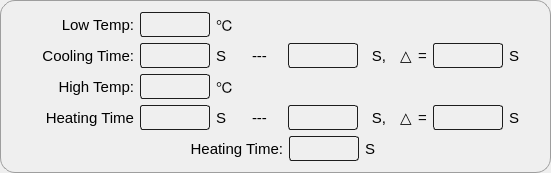
           <widget class="QGroupBox" name="groupBox_5">
            <property name="font">
             <font>
              <pointsize>11</pointsize>
             </font>
            </property>
            <property name="styleSheet">
             <string notr="true">QGroupBox{
	border:1px solid rgb(158, 158, 158);
	border-radius:15px;
}
QLineEdit{
	border:1px solid rgb(29, 29, 29);
	border-radius:3px;
	background-color: rgba(255, 255, 255, 0);
}</string>
            </property>
            <property name="title">
             <string/>
            </property>
            <layout class="QVBoxLayout" name="verticalLayout_9">
             <item>
              <layout class="QHBoxLayout" name="horizontalLayout_15">
               <item>
                <widget class="QLabel" name="label_31">
                 <property name="sizePolicy">
                  <sizepolicy hsizetype="Fixed" vsizetype="Preferred">
                   <horstretch>0</horstretch>
                   <verstretch>0</verstretch>
                  </sizepolicy>
                 </property>
                 <property name="minimumSize">
                  <size>
                   <width>122</width>
                   <height>0</height>
                  </size>
                 </property>
                 <property name="font">
                  <font>
                   <pointsize>11</pointsize>
                  </font>
                 </property>
                 <property name="text">
                  <string>Low Temp:</string>
                 </property>
                 <property name="alignment">
                  <set>Qt::AlignRight|Qt::AlignTrailing|Qt::AlignVCenter</set>
                 </property>
                </widget>
               </item>
               <item>
                <widget class="QLineEdit" name="lineEdit_alter_low_temp">
                 <property name="sizePolicy">
                  <sizepolicy hsizetype="Fixed" vsizetype="Fixed">
                   <horstretch>0</horstretch>
                   <verstretch>0</verstretch>
                  </sizepolicy>
                 </property>
                 <property name="minimumSize">
                  <size>
                   <width>0</width>
                   <height>25</height>
                  </size>
                 </property>
                 <property name="maximumSize">
                  <size>
                   <width>70</width>
                   <height>16777215</height>
                  </size>
                 </property>
                 <property name="font">
                  <font>
                   <pointsize>11</pointsize>
                  </font>
                 </property>
                </widget>
               </item>
               <item>
                <widget class="QLabel" name="label_43">
                 <property name="sizePolicy">
                  <sizepolicy hsizetype="Fixed" vsizetype="Preferred">
                   <horstretch>0</horstretch>
                   <verstretch>0</verstretch>
                  </sizepolicy>
                 </property>
                 <property name="minimumSize">
                  <size>
                   <width>30</width>
                   <height>0</height>
                  </size>
                 </property>
                 <property name="font">
                  <font>
                   <pointsize>11</pointsize>
                  </font>
                 </property>
                 <property name="text">
                  <string>℃</string>
                 </property>
                </widget>
               </item>
               <item>
                <spacer name="horizontalSpacer_5">
                 <property name="font">
                  <font>
                   <pointsize>11</pointsize>
                  </font>
                 </property>
                 <property name="orientation">
                  <enum>Qt::Horizontal</enum>
                 </property>
                 <property name="sizeHint" stdset="0">
                  <size>
                   <width>40</width>
                   <height>20</height>
                  </size>
                 </property>
                </spacer>
               </item>
              </layout>
             </item>
             <item>
              <layout class="QHBoxLayout" name="horizontalLayout_16">
               <item>
                <widget class="QLabel" name="label_50">
                 <property name="sizePolicy">
                  <sizepolicy hsizetype="Fixed" vsizetype="Preferred">
                   <horstretch>0</horstretch>
                   <verstretch>0</verstretch>
                  </sizepolicy>
                 </property>
                 <property name="minimumSize">
                  <size>
                   <width>122</width>
                   <height>0</height>
                  </size>
                 </property>
                 <property name="font">
                  <font>
                   <pointsize>11</pointsize>
                  </font>
                 </property>
                 <property name="text">
                  <string>Cooling Time:</string>
                 </property>
                 <property name="alignment">
                  <set>Qt::AlignRight|Qt::AlignTrailing|Qt::AlignVCenter</set>
                 </property>
                </widget>
               </item>
               <item>
                <widget class="QLineEdit" name="lineEdit_alter_left">
                 <property name="sizePolicy">
                  <sizepolicy hsizetype="Fixed" vsizetype="Fixed">
                   <horstretch>0</horstretch>
                   <verstretch>0</verstretch>
                  </sizepolicy>
                 </property>
                 <property name="minimumSize">
                  <size>
                   <width>0</width>
                   <height>25</height>
                  </size>
                 </property>
                 <property name="maximumSize">
                  <size>
                   <width>70</width>
                   <height>16777215</height>
                  </size>
                 </property>
                 <property name="font">
                  <font>
                   <pointsize>11</pointsize>
                  </font>
                 </property>
                </widget>
               </item>
               <item>
                <widget class="QLabel" name="label_51">
                 <property name="sizePolicy">
                  <sizepolicy hsizetype="Fixed" vsizetype="Preferred">
                   <horstretch>0</horstretch>
                   <verstretch>0</verstretch>
                  </sizepolicy>
                 </property>
                 <property name="minimumSize">
                  <size>
                   <width>30</width>
                   <height>0</height>
                  </size>
                 </property>
                 <property name="font">
                  <font>
                   <pointsize>11</pointsize>
                  </font>
                 </property>
                 <property name="text">
                  <string>S</string>
                 </property>
                </widget>
               </item>
               <item>
                <widget class="QLabel" name="label_44">
                 <property name="sizePolicy">
                  <sizepolicy hsizetype="Fixed" vsizetype="Preferred">
                   <horstretch>0</horstretch>
                   <verstretch>0</verstretch>
                  </sizepolicy>
                 </property>
                 <property name="minimumSize">
                  <size>
                   <width>30</width>
                   <height>0</height>
                  </size>
                 </property>
                 <property name="font">
                  <font>
                   <pointsize>11</pointsize>
                  </font>
                 </property>
                 <property name="text">
                  <string>---</string>
                 </property>
                </widget>
               </item>
               <item>
                <widget class="QLineEdit" name="lineEdit_alter_center">
                 <property name="sizePolicy">
                  <sizepolicy hsizetype="Fixed" vsizetype="Fixed">
                   <horstretch>0</horstretch>
                   <verstretch>0</verstretch>
                  </sizepolicy>
                 </property>
                 <property name="minimumSize">
                  <size>
                   <width>0</width>
                   <height>25</height>
                  </size>
                 </property>
                 <property name="maximumSize">
                  <size>
                   <width>70</width>
                   <height>16777215</height>
                  </size>
                 </property>
                 <property name="font">
                  <font>
                   <pointsize>11</pointsize>
                  </font>
                 </property>
                </widget>
               </item>
               <item>
                <widget class="QLabel" name="label_56">
                 <property name="sizePolicy">
                  <sizepolicy hsizetype="Fixed" vsizetype="Preferred">
                   <horstretch>0</horstretch>
                   <verstretch>0</verstretch>
                  </sizepolicy>
                 </property>
                 <property name="minimumSize">
                  <size>
                   <width>30</width>
                   <height>0</height>
                  </size>
                 </property>
                 <property name="font">
                  <font>
                   <pointsize>11</pointsize>
                  </font>
                 </property>
                 <property name="text">
                  <string>S,</string>
                 </property>
                 <property name="alignment">
                  <set>Qt::AlignCenter</set>
                 </property>
                </widget>
               </item>
               <item>
                <widget class="QLabel" name="label_45">
                 <property name="font">
                  <font>
                   <pointsize>11</pointsize>
                  </font>
                 </property>
                 <property name="text">
                  <string>△</string>
                 </property>
                </widget>
               </item>
               <item>
                <widget class="QLabel" name="label_46">
                 <property name="font">
                  <font>
                   <pointsize>11</pointsize>
                  </font>
                 </property>
                 <property name="text">
                  <string>=</string>
                 </property>
                </widget>
               </item>
               <item>
                <widget class="QLineEdit" name="lineEdit_alter_right">
                 <property name="sizePolicy">
                  <sizepolicy hsizetype="Fixed" vsizetype="Fixed">
                   <horstretch>0</horstretch>
                   <verstretch>0</verstretch>
                  </sizepolicy>
                 </property>
                 <property name="minimumSize">
                  <size>
                   <width>0</width>
                   <height>25</height>
                  </size>
                 </property>
                 <property name="maximumSize">
                  <size>
                   <width>70</width>
                   <height>16777215</height>
                  </size>
                 </property>
                 <property name="font">
                  <font>
                   <pointsize>11</pointsize>
                  </font>
                 </property>
                </widget>
               </item>
               <item>
                <widget class="QLabel" name="label_54">
                 <property name="sizePolicy">
                  <sizepolicy hsizetype="Fixed" vsizetype="Preferred">
                   <horstretch>0</horstretch>
                   <verstretch>0</verstretch>
                  </sizepolicy>
                 </property>
                 <property name="minimumSize">
                  <size>
                   <width>30</width>
                   <height>0</height>
                  </size>
                 </property>
                 <property name="font">
                  <font>
                   <pointsize>11</pointsize>
                  </font>
                 </property>
                 <property name="text">
                  <string>S</string>
                 </property>
                </widget>
               </item>
              </layout>
             </item>
             <item>
              <layout class="QHBoxLayout" name="horizontalLayout_18">
               <item>
                <widget class="QLabel" name="label_47">
                 <property name="sizePolicy">
                  <sizepolicy hsizetype="Fixed" vsizetype="Preferred">
                   <horstretch>0</horstretch>
                   <verstretch>0</verstretch>
                  </sizepolicy>
                 </property>
                 <property name="minimumSize">
                  <size>
                   <width>122</width>
                   <height>0</height>
                  </size>
                 </property>
                 <property name="font">
                  <font>
                   <pointsize>11</pointsize>
                  </font>
                 </property>
                 <property name="text">
                  <string>High Temp:</string>
                 </property>
                 <property name="alignment">
                  <set>Qt::AlignRight|Qt::AlignTrailing|Qt::AlignVCenter</set>
                 </property>
                </widget>
               </item>
               <item>
                <widget class="QLineEdit" name="lineEdit_alter_temp">
                 <property name="sizePolicy">
                  <sizepolicy hsizetype="Fixed" vsizetype="Fixed">
                   <horstretch>0</horstretch>
                   <verstretch>0</verstretch>
                  </sizepolicy>
                 </property>
                 <property name="minimumSize">
                  <size>
                   <width>0</width>
                   <height>25</height>
                  </size>
                 </property>
                 <property name="maximumSize">
                  <size>
                   <width>70</width>
                   <height>16777215</height>
                  </size>
                 </property>
                 <property name="font">
                  <font>
                   <pointsize>11</pointsize>
                  </font>
                 </property>
                </widget>
               </item>
               <item>
                <widget class="QLabel" name="label_48">
                 <property name="sizePolicy">
                  <sizepolicy hsizetype="Fixed" vsizetype="Preferred">
                   <horstretch>0</horstretch>
                   <verstretch>0</verstretch>
                  </sizepolicy>
                 </property>
                 <property name="minimumSize">
                  <size>
                   <width>30</width>
                   <height>0</height>
                  </size>
                 </property>
                 <property name="font">
                  <font>
                   <pointsize>11</pointsize>
                  </font>
                 </property>
                 <property name="text">
                  <string>℃</string>
                 </property>
                </widget>
               </item>
               <item>
                <spacer name="horizontalSpacer_6">
                 <property name="font">
                  <font>
                   <pointsize>11</pointsize>
                  </font>
                 </property>
                 <property name="orientation">
                  <enum>Qt::Horizontal</enum>
                 </property>
                 <property name="sizeHint" stdset="0">
                  <size>
                   <width>40</width>
                   <height>20</height>
                  </size>
                 </property>
                </spacer>
               </item>
              </layout>
             </item>
             <item>
              <layout class="QHBoxLayout" name="horizontalLayout_19">
               <item>
                <widget class="QLabel" name="label_53">
                 <property name="sizePolicy">
                  <sizepolicy hsizetype="Fixed" vsizetype="Preferred">
                   <horstretch>0</horstretch>
                   <verstretch>0</verstretch>
                  </sizepolicy>
                 </property>
                 <property name="minimumSize">
                  <size>
                   <width>122</width>
                   <height>0</height>
                  </size>
                 </property>
                 <property name="font">
                  <font>
                   <pointsize>11</pointsize>
                  </font>
                 </property>
                 <property name="text">
                  <string>Heating Time</string>
                 </property>
                 <property name="alignment">
                  <set>Qt::AlignRight|Qt::AlignTrailing|Qt::AlignVCenter</set>
                 </property>
                </widget>
               </item>
               <item>
                <widget class="QLineEdit" name="lineEdit_alter_heating_left">
                 <property name="sizePolicy">
                  <sizepolicy hsizetype="Fixed" vsizetype="Fixed">
                   <horstretch>0</horstretch>
                   <verstretch>0</verstretch>
                  </sizepolicy>
                 </property>
                 <property name="minimumSize">
                  <size>
                   <width>70</width>
                   <height>25</height>
                  </size>
                 </property>
                 <property name="maximumSize">
                  <size>
                   <width>70</width>
                   <height>16777215</height>
                  </size>
                 </property>
                 <property name="font">
                  <font>
                   <pointsize>11</pointsize>
                  </font>
                 </property>
                </widget>
               </item>
               <item>
                <widget class="QLabel" name="label_57">
                 <property name="sizePolicy">
                  <sizepolicy hsizetype="Fixed" vsizetype="Preferred">
                   <horstretch>0</horstretch>
                   <verstretch>0</verstretch>
                  </sizepolicy>
                 </property>
                 <property name="minimumSize">
                  <size>
                   <width>30</width>
                   <height>0</height>
                  </size>
                 </property>
                 <property name="font">
                  <font>
                   <pointsize>11</pointsize>
                  </font>
                 </property>
                 <property name="text">
                  <string>S</string>
                 </property>
                </widget>
               </item>
               <item>
                <widget class="QLabel" name="label_49">
                 <property name="sizePolicy">
                  <sizepolicy hsizetype="Fixed" vsizetype="Preferred">
                   <horstretch>0</horstretch>
                   <verstretch>0</verstretch>
                  </sizepolicy>
                 </property>
                 <property name="minimumSize">
                  <size>
                   <width>30</width>
                   <height>0</height>
                  </size>
                 </property>
                 <property name="font">
                  <font>
                   <pointsize>11</pointsize>
                  </font>
                 </property>
                 <property name="text">
                  <string>---</string>
                 </property>
                </widget>
               </item>
               <item>
                <widget class="QLineEdit" name="lineEdit_alter_heating_center">
                 <property name="sizePolicy">
                  <sizepolicy hsizetype="Fixed" vsizetype="Fixed">
                   <horstretch>0</horstretch>
                   <verstretch>0</verstretch>
                  </sizepolicy>
                 </property>
                 <property name="minimumSize">
                  <size>
                   <width>0</width>
                   <height>25</height>
                  </size>
                 </property>
                 <property name="maximumSize">
                  <size>
                   <width>70</width>
                   <height>16777215</height>
                  </size>
                 </property>
                 <property name="font">
                  <font>
                   <pointsize>11</pointsize>
                  </font>
                 </property>
                </widget>
               </item>
               <item>
                <widget class="QLabel" name="label_59">
                 <property name="sizePolicy">
                  <sizepolicy hsizetype="Fixed" vsizetype="Preferred">
                   <horstretch>0</horstretch>
                   <verstretch>0</verstretch>
                  </sizepolicy>
                 </property>
                 <property name="minimumSize">
                  <size>
                   <width>30</width>
                   <height>0</height>
                  </size>
                 </property>
                 <property name="font">
                  <font>
                   <pointsize>11</pointsize>
                  </font>
                 </property>
                 <property name="text">
                  <string>S,</string>
                 </property>
                 <property name="alignment">
                  <set>Qt::AlignCenter</set>
                 </property>
                </widget>
               </item>
               <item>
                <widget class="QLabel" name="label_60">
                 <property name="font">
                  <font>
                   <pointsize>11</pointsize>
                  </font>
                 </property>
                 <property name="text">
                  <string>△</string>
                 </property>
                </widget>
               </item>
               <item>
                <widget class="QLabel" name="label_61">
                 <property name="font">
                  <font>
                   <pointsize>11</pointsize>
                  </font>
                 </property>
                 <property name="text">
                  <string>=</string>
                 </property>
                </widget>
               </item>
               <item>
                <widget class="QLineEdit" name="lineEdit_alter_heating_right">
                 <property name="sizePolicy">
                  <sizepolicy hsizetype="Fixed" vsizetype="Fixed">
                   <horstretch>0</horstretch>
                   <verstretch>0</verstretch>
                  </sizepolicy>
                 </property>
                 <property name="minimumSize">
                  <size>
                   <width>0</width>
                   <height>25</height>
                  </size>
                 </property>
                 <property name="maximumSize">
                  <size>
                   <width>70</width>
                   <height>16777215</height>
                  </size>
                 </property>
                 <property name="font">
                  <font>
                   <pointsize>11</pointsize>
                  </font>
                 </property>
                </widget>
               </item>
               <item>
                <widget class="QLabel" name="label_62">
                 <property name="sizePolicy">
                  <sizepolicy hsizetype="Fixed" vsizetype="Preferred">
                   <horstretch>0</horstretch>
                   <verstretch>0</verstretch>
                  </sizepolicy>
                 </property>
                 <property name="minimumSize">
                  <size>
                   <width>30</width>
                   <height>0</height>
                  </size>
                 </property>
                 <property name="font">
                  <font>
                   <pointsize>11</pointsize>
                  </font>
                 </property>
                 <property name="text">
                  <string>S</string>
                 </property>
                </widget>
               </item>
              </layout>
             </item>
             <item>
              <layout class="QHBoxLayout" name="horizontalLayout_20">
               <property name="spacing">
                <number>6</number>
               </property>
               <item>
                <widget class="QLabel" name="label_55">
                 <property name="sizePolicy">
                  <sizepolicy hsizetype="Fixed" vsizetype="Preferred">
                   <horstretch>0</horstretch>
                   <verstretch>0</verstretch>
                  </sizepolicy>
                 </property>
                 <property name="minimumSize">
                  <size>
                   <width>128</width>
                   <height>0</height>
                  </size>
                 </property>
                 <property name="font">
                  <font>
                   <pointsize>11</pointsize>
                  </font>
                 </property>
                 <property name="text">
                  <string/>
                 </property>
                 <property name="alignment">
                  <set>Qt::AlignRight|Qt::AlignTrailing|Qt::AlignVCenter</set>
                 </property>
                </widget>
               </item>
               <item>
                <widget class="QLabel" name="label_63">
                 <property name="sizePolicy">
                  <sizepolicy hsizetype="Fixed" vsizetype="Preferred">
                   <horstretch>0</horstretch>
                   <verstretch>0</verstretch>
                  </sizepolicy>
                 </property>
                 <property name="minimumSize">
                  <size>
                   <width>137</width>
                   <height>0</height>
                  </size>
                 </property>
                 <property name="font">
                  <font>
                   <pointsize>11</pointsize>
                  </font>
                 </property>
                 <property name="text">
                  <string>Heating Time:</string>
                 </property>
                 <property name="alignment">
                  <set>Qt::AlignRight|Qt::AlignTrailing|Qt::AlignVCenter</set>
                 </property>
                </widget>
               </item>
               <item>
                <widget class="QLineEdit" name="lineEdit_alter_heating_down">
                 <property name="sizePolicy">
                  <sizepolicy hsizetype="Fixed" vsizetype="Fixed">
                   <horstretch>0</horstretch>
                   <verstretch>0</verstretch>
                  </sizepolicy>
                 </property>
                 <property name="minimumSize">
                  <size>
                   <width>0</width>
                   <height>25</height>
                  </size>
                 </property>
                 <property name="maximumSize">
                  <size>
                   <width>70</width>
                   <height>16777215</height>
                  </size>
                 </property>
                 <property name="font">
                  <font>
                   <pointsize>11</pointsize>
                  </font>
                 </property>
                </widget>
               </item>
               <item>
                <widget class="QLabel" name="label_64">
                 <property name="sizePolicy">
                  <sizepolicy hsizetype="Preferred" vsizetype="Preferred">
                   <horstretch>0</horstretch>
                   <verstretch>0</verstretch>
                  </sizepolicy>
                 </property>
                 <property name="font">
                  <font>
                   <pointsize>11</pointsize>
                  </font>
                 </property>
                 <property name="text">
                  <string>S </string>
                 </property>
                 <property name="alignment">
                  <set>Qt::AlignLeading|Qt::AlignLeft|Qt::AlignVCenter</set>
                 </property>
                </widget>
               </item>
               <item>
                <spacer name="horizontalSpacer">
                 <property name="orientation">
                  <enum>Qt::Horizontal</enum>
                 </property>
                 <property name="sizeHint" stdset="0">
                  <size>
                   <width>40</width>
                   <height>20</height>
                  </size>
                 </property>
                </spacer>
               </item>
              </layout>
             </item>
            </layout>
           </widget>
